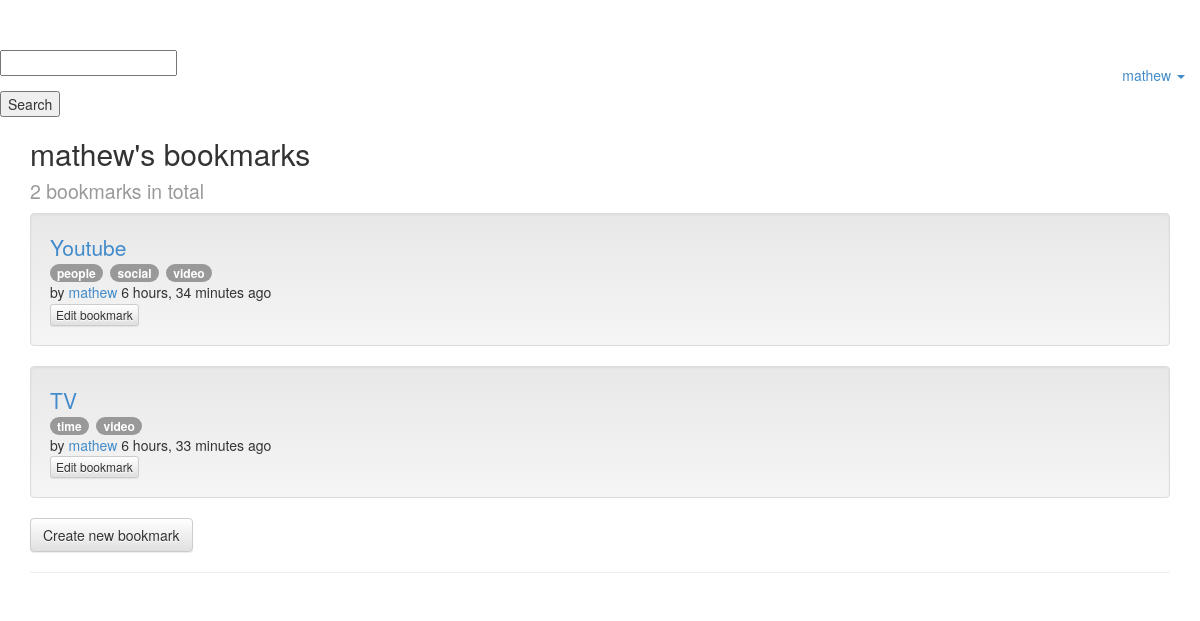
The app's page /user/mathew/ (signed in) with its own data.
### game/models.py (models this page shows)
class Bookmark(models.Model):
	title = models.CharField(max_length = 100)
	url = models.URLField()
	owner = models.ForeignKey(User, verbose_name = 'owner', related_name = 'bookmarks')
	tags = models.ManyToManyField(Tag, blank = True)
	date_created = models.DateTimeField('Date Created')
	date_updated = models.DateTimeField('Date Updated')
	class Meta:
		verbose_name = 'bookmark'
        verbose_name_plural = 'bookmarks'
        ordering = ['title']
   	def __unicode__(self):
   		return self.title
	def save(self, *args, **kwargs):
		if not self.id:
			self.date_created = now()
		self.date_updated = now()
		super(Bookmark, self).save(*args, **kwargs)

class Tag(models.Model):
	name = models.CharField(max_length = 50, unique = True)
	class Meta:
		verbose_name = 'tag'
		verbose_name_plural = 'tags'
		ordering = ['name']
	def __unicode__(self):
		return self.name

### game/views.py (the view)
# urls.py: url(r'^user/(?P<username>[-\w]+)/$', 'game.views.bookmark_user', name='game_bookmark_user'),
def bookmark_user(request, username):
	user = get_object_or_404(User, username=username)
	if request.user == user:
		bookmarks = user.bookmarks.all()
	context = {'bookmarks': bookmarks, 'owner': user}
	return render(request, 'game/bookmark_user.html', context)

### game/templates/game/bookmark_user.html (shortened to what this page needs)
{% extends "game/bookmark_list.html" %}
{% block heading %}
<h2>{{ owner.username }}'s bookmarks<br>
    <small>{{ bookmarks.count }} bookmarks in total</small>
</h2>
{% endblock %}

### game/templates/game/bookmark_list.html (shortened to what this page needs)
{% extends "base.html" %}
{% block content %}
<ul class="list-unstyled">
{% for bookmark in bookmarks %}
    <li class="well">{% include "game/bookmark.html" %}</li>
{% empty %}
    <li>No bookmarks. :(</li>
{% endfor %}
</ul>
{% if user.is_authenticated %}
<p><a class="btn btn-default" href="{% url "game_bookmark_create" %}">
    Create new bookmark</a></p>
{% endif %}
{% endblock %}

### templates/base.html (shortened to what this page needs)
{% load static %}
<!DOCTYPE html>
 <html class="no-js">
    <head>
        <link rel="stylesheet" href="{% static "css/bootstrap.min.css" %}">
        <link rel="stylesheet" href="{% static "css/bootstrap-theme.min.css" %}">
        <link rel="stylesheet" href="{% static "css/main.css" %}">
    </head>
    <body>
      {% block toggle_login %}
            {% include "toggle_login.html" %}
      {% endblock %}
      <div class="container">
        <div>
          {% block heading %}{% endblock %}
        </div>
        <div>
          {% block content %}{% endblock %}
        </div>
        <hr>
      </div>
    </body>
</html>

### templates/toggle_login.html (shortened to what this page needs)
{% if user.is_authenticated %}
<ul class="nav navbar-nav navbar-right">
    <li class="dropdown">
        <a class="dropdown-toggle" id="dropuser" data-toggle="dropdown"
            href="#">{{ user.username }} <b class="caret"></b></a>
    </li>
</ul>
<form action="/search" method="get">
    <div class="form-group">
        <input type="text" name="key">
    </div>
    <button type="submit">Search</button>
</form>
{% endif %}

### game/templates/game/bookmark.html (shortened to what this page needs)
<a class="lead" href="{{ bookmark.url }}">{{ bookmark.title }}</a>
<br>
{% if bookmark.tags.count %}
    {% for tag in bookmark.tags.all %}
        <span class="badge">{{ tag|lower }}</span>&nbsp;
    {% endfor %}
{% endif %}
<br>by <a href="{% url "game_bookmark_user" bookmark.owner.username %}">
    {{ bookmark.owner.username }}</a>
{{ bookmark.date_created|timesince }} ago
{% if bookmark.owner == user %}
    <br><a class="btn btn-default btn-xs"
        href="{% url "game_bookmark_edit" bookmark.pk %}">Edit bookmark</a>
{% endif %}

### templates/base.html (style rules this page uses)
body { padding-top: 50px; padding-bottom: 20px; }

### records on screen
Bookmark: title "Youtube", owner.username "mathew", date_created "6 hours, 34 minutes", shows "Edit bookmark"
Tag: name "people"
Tag: name "social"
Tag: name "video"
Bookmark: title "TV", owner.username "mathew", date_created "6 hours, 33 minutes", shows "Edit bookmark"
Tag: name "time"

### other values on screen
{{ user.username }} "mathew"
{{ owner.username }} "mathew"
{{ bookmarks.count }} "2"
